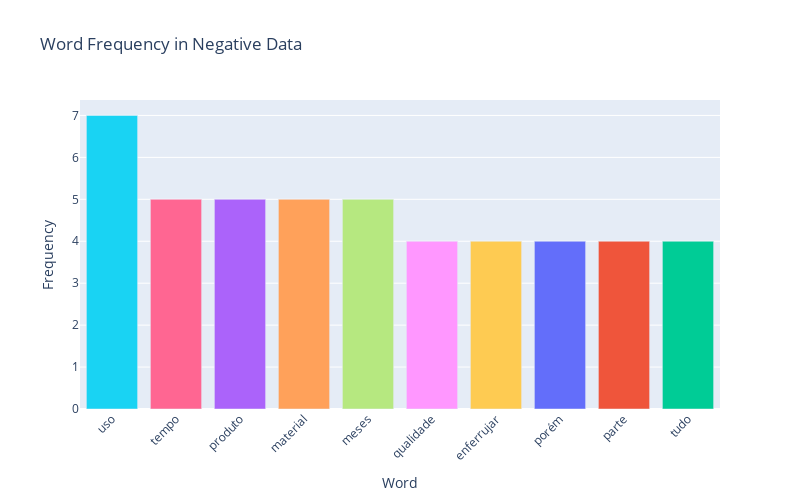

Source (notebook cell):
### Code cell
# Adding a color column for distinct coloring 
neg_word_counts["color"] = neg_word_counts["word"]

fig = px.bar(
    neg_word_counts[:10],  # Select top 10 words
    x="word",
    y="count",
    title="Word Frequency in Negative Data",
    labels={"word": "Word", "count": "Frequency"},
    color="color", 
    color_discrete_sequence=["#19D3F3", "#FF6692", "#AB63FA", "#FFA15A", "#B6E880", "#FF97FF", "#FECB52", "#636EFA", "#EF553B", "#00CC96"]
)

# Customize layout for better readability
fig.update_layout(
    xaxis_tickangle=-45,
    width=800,
    height=500,
    showlegend=False
)

fig.show()

### Figure 1 — Plotly figure (JSON) as saved in the notebook; plotly's stock layout.template omitted (floating-point values rounded to 4 significant figures)
{"data": [{"alignmentgroup": "True", "hovertemplate": "color=uso<br>Word=%{x}<br>Frequency=%{y}<extra></extra>", "legendgroup": "uso", "marker": {"color": "#19D3F3", "pattern": {"shape": ""}}, "name": "uso", "offsetgroup": "uso", "orientation": "v", "showlegend": true, "textposition": "auto", "type": "bar", "x": ["uso"], "xaxis": "x", "y": [7], "yaxis": "y"}, {"alignmentgroup": "True", "hovertemplate": "color=tempo<br>Word=%{x}<br>Frequency=%{y}<extra></extra>", "legendgroup": "tempo", "marker": {"color": "#FF6692", "pattern": {"shape": ""}}, "name": "tempo", "offsetgroup": "tempo", "orientation": "v", "showlegend": true, "textposition": "auto", "type": "bar", "x": ["tempo"], "xaxis": "x", "y": [5], "yaxis": "y"}, {"alignmentgroup": "True", "hovertemplate": "color=produto<br>Word=%{x}<br>Frequency=%{y}<extra></extra>", "legendgroup": "produto", "marker": {"color": "#AB63FA", "pattern": {"shape": ""}}, "name": "produto", "offsetgroup": "produto", "orientation": "v", "showlegend": true, "textposition": "auto", "type": "bar", "x": ["produto"], "xaxis": "x", "y": [5], "yaxis": "y"}, {"alignmentgroup": "True", "hovertemplate": "color=material<br>Word=%{x}<br>Frequency=%{y}<extra></extra>", "legendgroup": "material", "marker": {"color": "#FFA15A", "pattern": {"shape": ""}}, "name": "material", "offsetgroup": "material", "orientation": "v", "showlegend": true, "textposition": "auto", "type": "bar", "x": ["material"], "xaxis": "x", "y": [5], "yaxis": "y"}, {"alignmentgroup": "True", "hovertemplate": "color=meses<br>Word=%{x}<br>Frequency=%{y}<extra></extra>", "legendgroup": "meses", "marker": {"color": "#B6E880", "pattern": {"shape": ""}}, "name": "meses", "offsetgroup": "meses", "orientation": "v", "showlegend": true, "textposition": "auto", "type": "bar", "x": ["meses"], "xaxis": "x", "y": [5], "yaxis": "y"}, {"alignmentgroup": "True", "hovertemplate": "color=qualidade<br>Word=%{x}<br>Frequency=%{y}<extra></extra>", "legendgroup": "qualidade", "marker": {"color": "#FF97FF", "pattern": {"shape": ""}}, "name": "qualidade", "offsetgroup": "qualidade", "orientation": "v", "showlegend": true, "textposition": "auto", "type": "bar", "x": ["qualidade"], "xaxis": "x", "y": [4], "yaxis": "y"}, {"alignmentgroup": "True", "hovertemplate": "color=enferrujar<br>Word=%{x}<br>Frequency=%{y}<extra></extra>", "legendgroup": "enferrujar", "marker": {"color": "#FECB52", "pattern": {"shape": ""}}, "name": "enferrujar", "offsetgroup": "enferrujar", "orientation": "v", "showlegend": true, "textposition": "auto", "type": "bar", "x": ["enferrujar"], "xaxis": "x", "y": [4], "yaxis": "y"}, {"alignmentgroup": "True", "hovertemplate": "color=porém<br>Word=%{x}<br>Frequency=%{y}<extra></extra>", "legendgroup": "porém", "marker": {"color": "#636EFA", "pattern": {"shape": ""}}, "name": "porém", "offsetgroup": "porém", "orientation": "v", "showlegend": true, "textposition": "auto", "type": "bar", "x": ["porém"], "xaxis": "x", "y": [4], "yaxis": "y"}, {"alignmentgroup": "True", "hovertemplate": "color=parte<br>Word=%{x}<br>Frequency=%{y}<extra></extra>", "legendgroup": "parte", "marker": {"color": "#EF553B", "pattern": {"shape": ""}}, "name": "parte", "offsetgroup": "parte", "orientation": "v", "showlegend": true, "textposition": "auto", "type": "bar", "x": ["parte"], "xaxis": "x", "y": [4], "yaxis": "y"}, {"alignmentgroup": "True", "hovertemplate": "color=tudo<br>Word=%{x}<br>Frequency=%{y}<extra></extra>", "legendgroup": "tudo", "marker": {"color": "#00CC96", "pattern": {"shape": ""}}, "name": "tudo", "offsetgroup": "tudo", "orientation": "v", "showlegend": true, "textposition": "auto", "type": "bar", "x": ["tudo"], "xaxis": "x", "y": [4], "yaxis": "y"}], "layout": {"barmode": "relative", "height": 500, "legend": {"title": {"text": "color"}, "tracegroupgap": 0}, "showlegend": false, "title": {"text": "Word Frequency in Negative Data"}, "width": 800, "xaxis": {"anchor": "y", "domain": [0, 1], "tickangle": -45, "title": {"text": "Word"}}, "yaxis": {"anchor": "x", "domain": [0, 1], "title": {"text": "Frequency"}}}}
